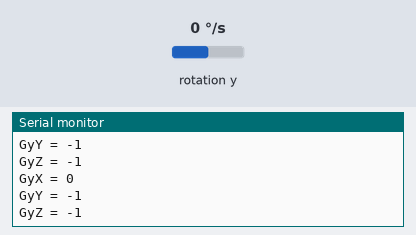
Recording of a sketch running on a simulated Arduino Uno, built with avr-gcc and run on an emulated ATmega328P. Parts: the last lines printed to the serial monitor. Wiring (inferred from the names in the program): MPU-6050 motion sensor at I2C address 0x68. The inputs (shaded band) are chosen by the test bench; at power-on: rotation y 0 °/s.

Above: at 1.2 s.
1.3 s: rotation y set to -192 °/s
At 1.9 s:
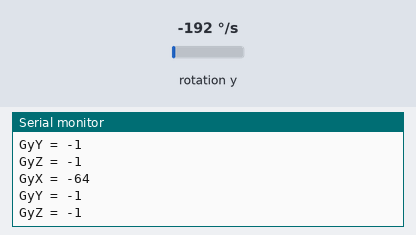
2.8 s: rotation y set to -100 °/s
At 3.4 s:
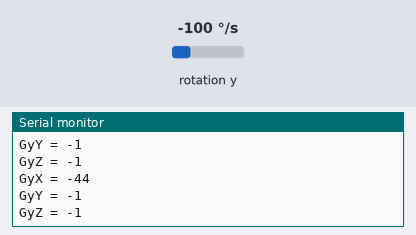
4.3 s: rotation y set to 0 °/s
At 5.0 s:
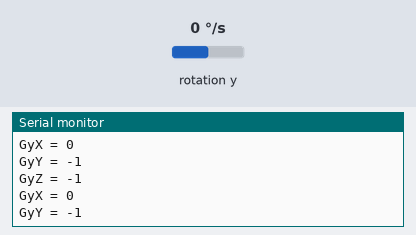
Timing chart, 0 to 7.3 s (numbered marks = the images above; inputs shaded):
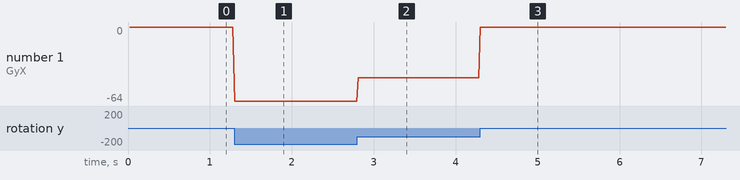

Measured:
- after the input at 1.3 s, the serial monitor: prints a new line at once (image 1)
- after the input at 2.8 s, the serial monitor: prints a new line at once (image 2)
- after the input at 4.3 s, the serial monitor: prints a new line at once (image 3)
- plotted number 1: 0 → -64 after the input at 1.3 s, -64 → -44 after the input at 2.8 s, -44 → 0 after the input at 4.3 s

The sketch:

_______140_.ino
```cpp
#include <Wire.h>

void setup() {
  Serial.begin(115200); // serial 통신 속도를 115200으로 설정한다.

  Wire.begin();
  Wire.setClock(400000);  // I2C 통신 속도를 400KHZ으로 설정한다.

  Wire.beginTransmission(0x68); // 0*68번지 값을 갖는 MPU6050과 I2C통신을 시작한다. 이때 0*68번지는 I2C 슬레이브 모듈이 된다.
  Wire.write(0x6b);
  Wire.write(0x0);
  Wire.endTransmission(true); //**
}
// 9-12: mpu에 0*6b, 0을 보냄. 0*6b를 0으로 설정 후 mpu 깨움

void loop() {
  Wire.beginTransmission(0x68);
  Wire.write(0x45);
  Wire.endTransmission(false);
  Wire.requestFrom(0x68,2,true);
  int8_t GyXH = Wire.read();
  int8_t GyXL = Wire.read();
  int8_t GyX = GyXH <<8 |GyXL;

  int8_t GyYH = Wire.read();
  int8_t GyYL = Wire.read();
  int8_t GyY = GyYH <<8 |GyYL;  //8비트 만큼 shift 해서 GyYH,GyYL 순으로 저장

  int8_t GyZH = Wire.read();
  int8_t GyZL = Wire.read();
  int8_t GyZ = GyZH <<8 |GyZL;

  static int cnt_loop;
  cnt_loop ++;
  if(cnt_loop%100 !=0) return;  //loop 함수를 100번 수행할 때마다 한 번 출력한다

  Serial.print("GyX = "); Serial.print(GyX);
  Serial.println();
  Serial.print("GyY = "); Serial.print(GyY);
  Serial.println();
  Serial.print("GyZ = "); Serial.print(GyZ);
  Serial.println();
}
```

mpu6050_loop_func.cpp
```cpp
#include <Wire.h>
#include <Arduino.h>

#define LSB_Sensitivity_R4_2 16384.0
#define MPU 0x68
#define cali_sampling_rate 200
#define sample 4000

long sampling_timer;
float accAngleX, accAngleY, gyroAngleX, gyroAngleY, gyroAngleZ;
float elapsedTime, currentTime, previousTime;

// get raw data
typedef struct s_accVal{
  float accX;
  float accY;
  float accZ;
} t_accVal;

typedef struct s_gyroVal{
  float gyroX;
  float gyroY;
  float gyroZ;
} t_gyroVal;

typedef struct s_errVal{
  float AccErrorX;
  float AccErrorY;
  float GyroErrorX;
  float GyroErrorY;
  float GyroErrorZ;
} t_errVal;

typedef struct s_angleVal{
  float roll;
  float pitch;
  float yaw;
} t_angleVal;

// getting raw data function
// get accelerator raw data
t_accVal getAccRawContinue(){
  t_accVal ret1;
  ret1.accX = (Wire.read() << 8 | Wire.read()) / LSB_Sensitivity_R4_2;
  ret1.accY = (Wire.read() << 8 | Wire.read()) / LSB_Sensitivity_R4_2;
  ret1.accZ = (Wire.read() << 8 | Wire.read()) / LSB_Sensitivity_R4_2;

  return ret1;
} // ret에 채워 넣은 걸 반환하겠다

// get raw gyroscope data
t_gyroVal getGyroRawContinue(){
  t_gyroVal ret2;
  ret2.gyroX = (Wire.read() << 8 | Wire.read()) / 131.0;
  ret2.gyroY = (Wire.read() << 8 | Wire.read()) / 131.0;
  ret2.gyroZ = (Wire.read() << 8 | Wire.read()) / 131.0;

  return ret2;
} // t_gyroVal는 반환 형태임

//caculate IMU error

t_errVal calculate_IMU_error(){
  t_errVal ret3;
  ret3.AccErrorX = 0;
  ret3.AccErrorY = 0;
  ret3.GyroErrorX = 0;
  ret3.GyroErrorY = 0;
  ret3.GyroErrorZ = 0;

  int c = 0;

  while (c < cali_sampling_rate) {
    Wire.beginTransmission(MPU);
    Wire.write(0x3B);
    Wire.endTransmission(false);
    Wire.requestFrom(MPU, 6, true);
    t_accVal accVal = getAccRawContinue();

    // Sum all readings
    ret3.AccErrorX = ret3.AccErrorX + ((atan((accVal.accY) / sqrt(pow((accVal.accX), 2) + pow((accVal.accZ), 2))) * 180 / PI));
    ret3.AccErrorY = ret3.AccErrorY + ((atan(-1 * (accVal.accX) / sqrt(pow((accVal.accY), 2) + pow((accVal.accZ), 2))) * 180 / PI));
    c++;
    }

  //Divide the sum by 200 to get the error value
  ret3.AccErrorX = ret3.AccErrorX / 200;
  ret3.AccErrorY = ret3.AccErrorY / 200;
  c = 0;

  // Read gyro values 200 times
  while (c < cali_sampling_rate) {
    Wire.beginTransmission(MPU);
    Wire.write(0x43);
    Wire.endTransmission(false);
    Wire.requestFrom(MPU, 6, true);

    t_gyroVal gyroVal = getGyroRawContinue();

    // Sum all readings
    ret3.GyroErrorX = ret3.GyroErrorX + gyroVal.gyroX;
    ret3.GyroErrorY = ret3.GyroErrorY + gyroVal.gyroY;
    ret3.GyroErrorZ = ret3.GyroErrorZ + gyroVal.gyroZ;
    c++;
  }

  //Divide the sum by 200 to get the error value
  ret3.GyroErrorX = ret3.GyroErrorX / 200.0;
  ret3.GyroErrorY = ret3.GyroErrorY / 200.0;
  ret3.GyroErrorZ = ret3.GyroErrorZ / 200.0;

  return ret3;
}

void printIMUError(t_errVal errVal) {
  // Print the error values on the Serial Monitor
  Serial.print("AccErrorX: ");
  Serial.println(errVal.AccErrorX);
  Serial.print("AccErrorY: ");
  Serial.println(errVal.AccErrorY);
  Serial.print("GyroErrorX: ");
  Serial.println(errVal.GyroErrorX);
  Serial.print("GyroErrorY: ");
  Serial.println(errVal.GyroErrorY);
  Serial.print("GyroErrorZ: ");
  Serial.println(errVal.GyroErrorZ);
  }

// initializing IMU wire
void initializeIMU(){
  Serial.println("Calibration Processing...");
  Wire.beginTransmission(MPU);       // Start communication with MPU6050 // MPU=0x68
  Wire.write(0x6B);                  // Talk to the register 6B
  Wire.write(0x00);                  // Make reset - place a 0 into the 6B register
  Wire.endTransmission(true);        //end the transmission

  // Configure Accelerometer Sensitivity - Full Scale Range (default +/- 2g)
  Wire.beginTransmission(MPU);
  Wire.write(0x1C);                  //Talk to the ACCEL_CONFIG register (1C hex)
  Wire.write(0x10);                  //Set the register bits as 00010000 (+/- 8g full scale range)
  Wire.endTransmission(true);
  // Configure Gyro Sensitivity - Full Scale Range (default +/- 250deg/s)
  Wire.beginTransmission(MPU);
  Wire.write(0x1B);                   // Talk to the GYRO_CONFIG register (1B hex)
  Wire.write(0x10);                   // Set the register bits as 00010000 (1000deg/s full scale)
  Wire.endTransmission(true);
  delay(20);

  // Call this function if you need to get the IMU error values for your module
  t_errVal errVal = calculate_IMU_error();
  printIMUError(errVal);
  delay(20);
  Serial.println("Calibration Successed");
}

// get acceleroneer raw and error data
void talkToAccData(){
  Wire.beginTransmission(MPU);
  Wire.write(0x3B); // Start with register 0x3B (ACCEL_XOUT_H)
  Wire.endTransmission(false);
  Wire.requestFrom(MPU, 6, true); // Read 6 registers total, each axis value is stored in 2 registers
}

void talkToGyroData(){
  Wire.beginTransmission(MPU);
  Wire.write(0x43); // Gyro data first register address 0x43
  Wire.endTransmission(false);
  Wire.requestFrom(MPU, 6, true); // Read 4 registers total, each axis value is stored in 2 registers
}

// calculate angle
t_angleVal calAngleValue(t_accVal accVal, t_gyroVal gyroVal, t_errVal errVal){
  t_angleVal ret4;

  talkToAccData();
  // Calculating Roll and Pitch from the accelerometer data
  accAngleX = (atan(accVal.accY / sqrt(pow(accVal.accX, 2) + pow(accVal.accZ, 2))) * 180 / PI) - errVal.AccErrorX; // AccErrorX ~(0.58) See the calculate_IMU_error()custom function for more details
  accAngleY = (atan(-1 * accVal.accX / sqrt(pow(accVal.accY, 2) + pow(accVal.accZ, 2))) * 180 / PI) - errVal.AccErrorY; // AccErrorY ~(-1.58)

  // === read angle with filter  ===
  // === Read gyroscope data === //
  previousTime = currentTime;        // Previous time is stored before the actual time read
  currentTime = millis();            // Current time actual time read
  elapsedTime = (currentTime - previousTime) / 1000;  // Divide by 1000 to get seconds

  talkToGyroData();
  // Correct the outputs with the calculated error values
  gyroVal.gyroX = gyroVal.gyroX - errVal.GyroErrorX; // GyroErrorX ~(-0.56)
  gyroVal.gyroY = gyroVal.gyroY - errVal.GyroErrorY; // GyroErrorY ~(2)
  gyroVal.gyroZ = gyroVal.gyroZ - errVal.GyroErrorZ; // GyroErrorZ ~ (-0.8)

  // Currently the raw values are in degrees per seconds, deg/s, so we need to multiply by sendonds (s) to get the angle in degrees
  gyroAngleX = gyroAngleX + gyroVal.gyroX * elapsedTime; // deg/s * s = deg
  gyroAngleY = gyroAngleY + gyroVal.gyroY * elapsedTime; // gyroAngleX = GyroX * elapsedTime; then the movement than the stabilization

  // Complementary filter - combine acceleromter and gyro angle values
  gyroAngleX = 0.996 * gyroAngleX + 0.004 * accAngleX;
  gyroAngleY = 0.996 * gyroAngleY + 0.004 * accAngleY;

  ret4.roll = gyroAngleX;
  ret4.pitch = gyroAngleY;
  ret4.yaw = ret4.yaw + gyroVal.gyroZ * elapsedTime;
  return ret4;
}

// Print the values on the serial monitor
void printAngleVal(t_angleVal angleVal){
  Serial.print(angleVal.roll);
  Serial.print("/");
  Serial.print(angleVal.pitch);
  Serial.print("/");
  Serial.println(angleVal.yaw);
}

// sampling clock
void samplingRate(){
  while(micros() - sampling_timer < sample); //
  sampling_timer = micros(); //Reset the sampling timer
}

// main function imu

// imu initializing
void setup(){
  Wire.begin();  // Initialize comunication
  Serial.begin(9600);
  initializeIMU();  // wire setup
  delay(100);
}

void loop(){
  // get values
  t_accVal accVal = getAccRawContinue();  // accVal에 함수 거친 것이 저장됨
  t_gyroVal gyroVal = getGyroRawContinue();
  t_errVal errVal = calculate_IMU_error();  // TODO: loop에서 여기까지 계속 가져오니까 문제가 생기는 듯
  Serial.println("Error Value");
  Serial.println(errVal.GyroErrorX);

  // calculate roll, pitch, yaw
  t_angleVal angleVal = calAngleValue(accVal, gyroVal, errVal);
  printAngleVal(angleVal);
  samplingRate();
}

//TODO: low speed and inaccurate value
//TODO: error value가 갱신됨
```
